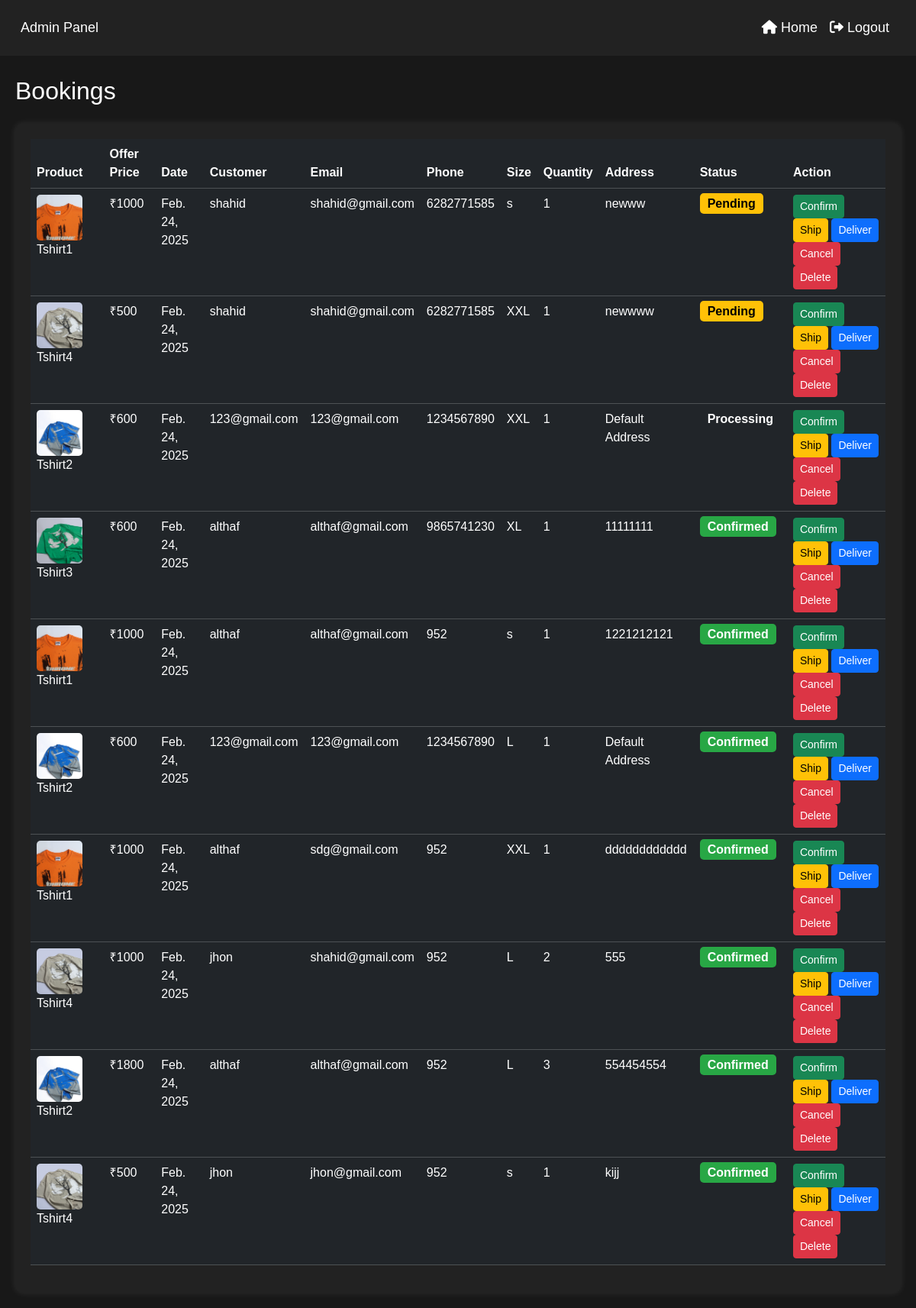
/bookings/, run on an earlier commit of the app's database.
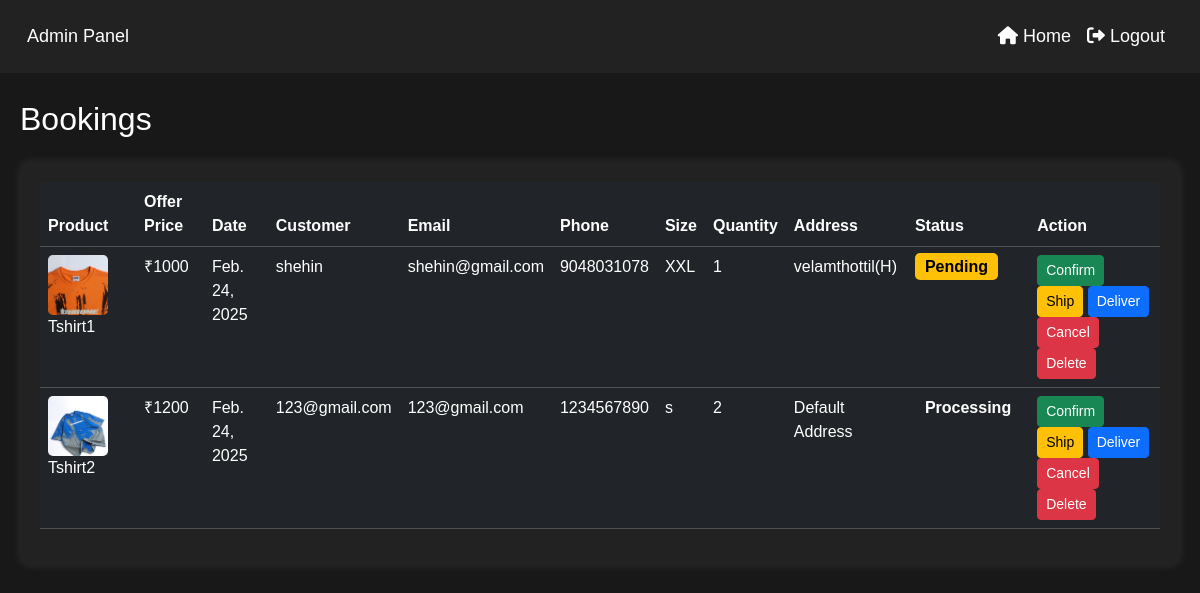
And on a later commit of the database.
### app/models.py (models this page shows, shortened)
class Buy(models.Model):
    user=models.ForeignKey(User,on_delete=models.CASCADE)
    product=models.ForeignKey(Product,on_delete=models.CASCADE)
    price=models.IntegerField()
    date=models.DateField(auto_now_add=True)
    size = models.CharField(max_length=10, choices=[('S', 'Small'), ('M', 'Medium'), ('L', 'Large')], default='M')  # Default size is Medium
    quantity = models.PositiveIntegerField(default=1)  # Default quantity is 1
    status = models.CharField(max_length=50, choices=[('Pending', 'Pending'), ('Confirmed', 'Confirmed'), ('Cancelled', 'Cancelled')], default='Pending')

class Product(models.Model):
    pro_id=models.TextField()
    name=models.TextField()
    base_price=models.IntegerField()
    offer_price=models.IntegerField()
    img=models.FileField()
    dis=models.TextField()
    sizes = models.ManyToManyField(Size)  # Allow multiple size selection
    quantity = models.PositiveIntegerField(default=0)

class Order(models.Model):
    name = models.CharField(max_length=100)
    email = models.EmailField()
    phone_number = models.CharField(max_length=15)
    shipping_address = models.TextField()
    status = models.CharField(max_length=20, default='Pending')
    created_at = models.DateTimeField(auto_now_add=True)

### app/views.py (the view)
# urls.py: path('bookings/',views.bookings,name='bookings'),
def bookings(request):
    buys = Buy.objects.all().select_related('product', 'user').order_by('-date')
    orders = Order.objects.all().order_by('-created_at')
    combined_data = zip(buys, orders)
    return render(request, 'shop/bookings.html', {'combined_data': combined_data})

### templates/shop/bookings.html (shortened to what this page needs)
<!DOCTYPE html>
<html lang="en">
<head>
    <link href="https://cdn.jsdelivr.net/npm/bootstrap@5.3.3/dist/css/bootstrap.min.css" rel="stylesheet">
    <link rel="stylesheet" href="https://cdnjs.cloudflare.com/ajax/libs/font-awesome/6.0.0-beta3/css/all.min.css">
</head>
<body>
    <nav class="navbar navbar-expand-lg navbar-dark fixed-top">
        <div class="container-fluid">
            <a class="navbar-brand" href="#">Admin Panel</a>
            <div class="collapse navbar-collapse justify-content-end" id="navbarNav">
                <ul class="navbar-nav">
                    <li class="nav-item">
                        <a class="nav-link" href="../home">
                            <i class="fas fa-home"></i> Home
                        </a>
                    </li>
                    <li class="nav-item">
                        <a class="nav-link" href="../chrome_logout">
                            <i class="fas fa-sign-out-alt"></i> Logout
                        </a>
                    </li>
                </ul>
            </div>
        </div>
    </nav>
    <div class="content">
        <h2>Bookings</h2>
        <div class="table-container mt-4">
            <table class="table table-dark table-hover">
                <thead>
                    <tr>
                        <th>Product</th>
                        <th>Offer Price</th>
                        <th>Date</th>
                        <th>Customer</th>
                        <th>Email</th>
                        <th>Phone</th>
                        <th>Size</th>
                        <th>Quantity</th>
                        <th>Address</th>
                        <th>Status</th>
                        <th>Action</th>
                    </tr>
                </thead>
                <tbody id="bookingTable">
                    {% for buy, order in combined_data %}
                    <tr>
                        <td>
                            <img src="{{ buy.product.img.url }}" alt="{{ buy.product.name }}" class="product-img">
                            {{ buy.product.name }}
                        </td>
                        <td>₹{{ buy.price }}</td>
                        <td>{{ buy.date }}</td>
                        <td>{{ order.name }}</td>
                        <td>{{ order.email }}</td>
                        <td>{{ order.phone_number }}</td>
                        <td>{{ buy.size }}</td>
                        <td>{{ buy.quantity }}</td>
                        <td>{{ order.shipping_address }}</td>
                        <td>
                            <span class="status-badge
                                {% if order.status == 'Pending' %}status-pending
                                {% elif order.status == 'Confirmed' %}status-confirmed
                                {% elif order.status == 'Cancelled' %}status-cancelled
                                {% endif %}">
                                {{ order.status }}
                            </span>
                        </td>
                        <td>
                            <a href="{% url 'update_order_status' order.id 'Confirmed' %}" class="btn btn-success btn-sm">Confirm</a>
                            <a href="{% url 'update_order_status' order.id 'Shipped' %}" class="btn btn-warning btn-sm">Ship</a>
                            <a href="{% url 'update_order_status' order.id 'Delivered' %}" class="btn btn-primary btn-sm">Deliver</a>
                            <a href="{% url 'update_order_status' order.id 'Cancelled' %}" class="btn btn-danger btn-sm">Cancel</a>
<a href="{% url 'delete_booking' buy.id %}" class="btn btn-danger btn-sm" onclick="return confirm('Are you sure you want to delete this booking?')">Delete</a>
                        </td>
                    </tr>
                    {% empty %}
                    <tr>
                        <td colspan="11" class="text-center">No bookings found</td>
                    </tr>
                    {% endfor %}
                </tbody>
            </table>
        </div>
    </div>
</body>
</html>

What changed in the data, as far as the page shows it:
removed Buy: product.img (picture), product.name "Tshirt1", price "1000", date "Feb. 24, 2025", name "shahid", email "shahid@gmail.com", phone_number "6282771585", size "s", quantity "1", shipping_address "newww", status "Pending"
removed Buy: product.img (picture), product.name "Tshirt4", price "500", date "Feb. 24, 2025", name "shahid", email "shahid@gmail.com", phone_number "6282771585", size "XXL", quantity "1", shipping_address "newwww", status "Pending"
removed Buy: product.img (picture), product.name "Tshirt2", price "600", date "Feb. 24, 2025", name "123@gmail.com", email "123@gmail.com", phone_number "1234567890", size "XXL", quantity "1", shipping_address "Default Address", status "Processing"
removed Buy: product.img (picture), product.name "Tshirt3", price "600", date "Feb. 24, 2025", name "althaf", email "althaf@gmail.com", phone_number "9865741230", size "XL", quantity "1", shipping_address "11111111", status "Confirmed"
removed Buy: product.img (picture), product.name "Tshirt1", price "1000", date "Feb. 24, 2025", name "althaf", email "althaf@gmail.com", phone_number "952", size "s", quantity "1", shipping_address "1221212121", status "Confirmed"
removed Buy: product.img (picture), product.name "Tshirt2", price "600", date "Feb. 24, 2025", name "123@gmail.com", email "123@gmail.com", phone_number "1234567890", size "L", quantity "1", shipping_address "Default Address", status "Confirmed"
removed Buy: product.img (picture), product.name "Tshirt1", price "1000", date "Feb. 24, 2025", name "althaf", email "sdg@gmail.com", phone_number "952", size "XXL", quantity "1", shipping_address "dddddddddddd", status "Confirmed"
removed Buy: product.img (picture), product.name "Tshirt4", price "1000", date "Feb. 24, 2025", name "jhon", email "shahid@gmail.com", phone_number "952", size "L", quantity "2", shipping_address "555", status "Confirmed"
removed Buy: product.img (picture), product.name "Tshirt2", price "1800", date "Feb. 24, 2025", name "althaf", email "althaf@gmail.com", phone_number "952", size "L", quantity "3", shipping_address "554454554", status "Confirmed"
removed Buy: product.img (picture), product.name "Tshirt4", price "500", date "Feb. 24, 2025", name "jhon", email "jhon@gmail.com", phone_number "952", size "s", quantity "1", shipping_address "kijj", status "Confirmed"
added Buy: product.img (picture), product.name "Tshirt1", price "1000", date "Feb. 24, 2025", name "shehin", email "shehin@gmail.com", phone_number "9048031078", size "XXL", quantity "1", shipping_address "velamthottil(H)", status "Pending"
added Buy: product.img (picture), product.name "Tshirt2", price "1200", date "Feb. 24, 2025", name "123@gmail.com", email "123@gmail.com", phone_number "1234567890", size "s", quantity "2", shipping_address "Default Address", status "Processing"
